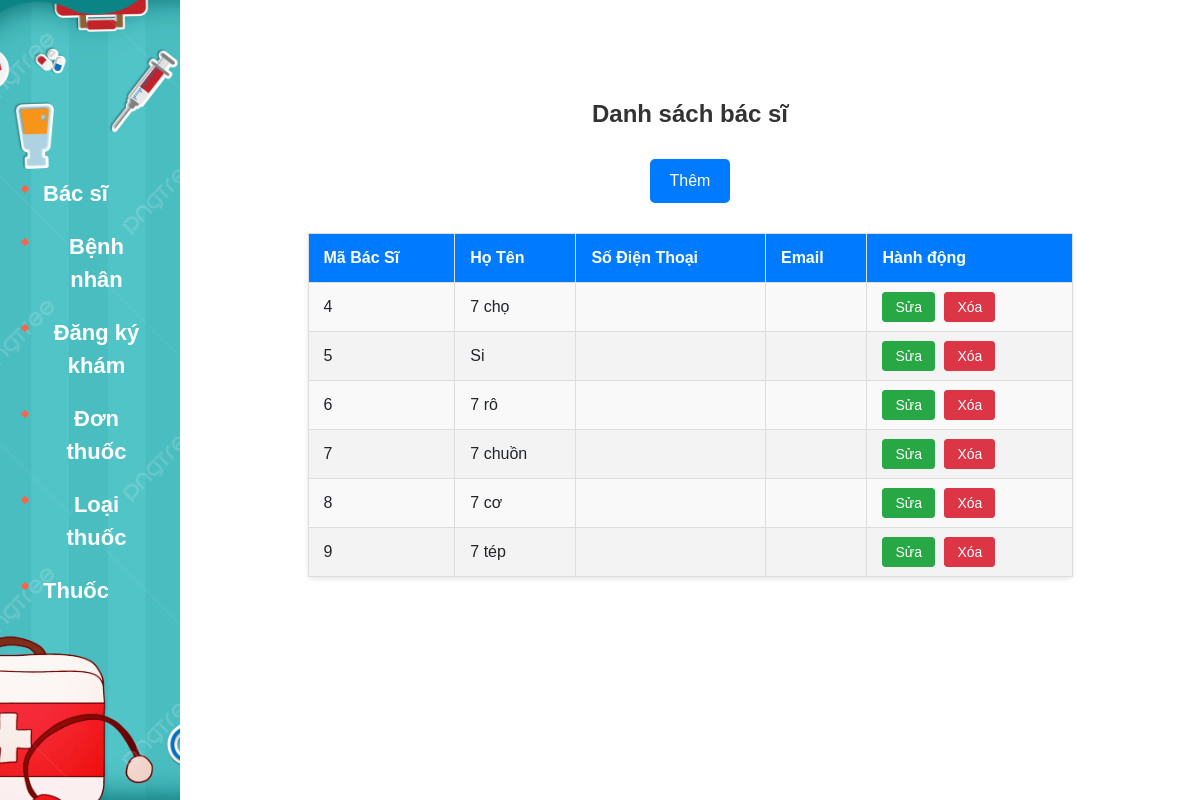
Page /index.php?act=all_bacSi on the committed database.
### tables this page shows
CREATE TABLE `bacsi` (
  `MaBacSi` int(11) NOT NULL,
  `HoTen` varchar(100) NOT NULL,
  `SoDienThoai` varchar(15) DEFAULT NULL,
  `Email` varchar(100) DEFAULT NULL
);

### pdo.php (called while the page is built, shortened)
<?php
function pdo_get_connection()
{
    $dburl = "mysql:host=localhost;dbname=donthuoc;charset=utf8";
    $username = 'root';
    $password = '';
    $conn = new PDO($dburl, $username, $password);
    $conn->setAttribute(PDO::ATTR_ERRMODE, PDO::ERRMODE_EXCEPTION);
    return $conn;
}
function pdo_query($sql)
{
    $sql_args = array_slice(func_get_args(), 1);
    try {
        $conn = pdo_get_connection();
        $stmt = $conn->prepare($sql);
        $stmt->execute($sql_args);
        $rows = $stmt->fetchAll();
        return $rows;
    } catch (PDOException $e) {
        throw $e;
    } finally {
        unset($conn);
    }
}

### model/bacsi.php (called while the page is built, shortened)
<?php
function get_all_bacsi()
{
          $sql = "SELECT * FROM bacsi";
          return pdo_query($sql);
}

### view/BacSi/all_bacSi.php (the view)
<div class="row__content">
          <h1 class="title">Danh sách bác sĩ</h1>
          <a class="add" href="index.php?act=add_bacSi">Thêm</a>
          <table>
                    <thead>
                              <tr>
                                        <th>Mã Bác Sĩ</th>
                                        <th>Họ Tên</th>
                                        <th>Số Điện Thoại</th>
                                        <th>Email</th>
                                        <th>Hành động</th>
                              </tr>
                    </thead>
                    <tbody>
                              <?php foreach ($data as $bacSi): ?>
                                        <tr>
                                                  <td><?= $bacSi['MaBacSi']; ?></td>
                                                  <td><?= $bacSi['HoTen']; ?></td>
                                                  <td><?= $bacSi['SoDienThoai']; ?></td>
                                                  <td><?= $bacSi['Email']; ?></td>
                                                  <td>
                                                            <a class="edit"
                                                                      href="index.php?act=edit_bacSi&MaBacSi=<?= $bacSi['MaBacSi']; ?>">Sửa</a>
                                                            <a class="delete"
                                                                      href="index.php?act=delete_bacSi&MaBacSi=<?= $bacSi['MaBacSi']; ?>">Xóa</a>
                                                  </td>
                                        </tr>
                              <?php endforeach; ?>
                    </tbody>
          </table>
</div>

### view/layout/header.php (shortened to what this page needs)
<!DOCTYPE html>
<html lang="en">
<head>
    <link href="https://cdn.jsdelivr.net/npm/bootstrap@5.3.3/dist/css/bootstrap.min.css" rel="stylesheet" />
    <link rel="stylesheet" href="https://cdnjs.cloudflare.com/ajax/libs/font-awesome/4.7.0/css/font-awesome.min.css" />
    <link rel="stylesheet" href="https://use.fontawesome.com/releases/v5.7.0/css/all.css" />
    <link rel="stylesheet" href="../../asset/css/header.css" />
    <link rel="stylesheet" href="../../asset/css/content.css" />
</head>
<body>
    <div class="row__header">
        <div class="row__menu">
            <ul class="ul">
                <li class="li">
                    <button class="button">
                        <a class="p" href="index.php?act=all_bacSi">Bác sĩ</a>
                    </button>
                </li>
                <li class="li">
                    <button class="button">
                        <a class="p" href="index.php?act=all_benhNhan">Bệnh nhân</a>
                    </button>
                </li>
                <li class="li">
                    <button class="button">
                        <a class="p" href="index.php?act=all_dangKyKham">Đăng ký khám</a>
                    </button>
                </li>
                <li class="li">
                    <button class="button">
                        <a class="p" href="index.php?act=all_donThuoc">Đơn thuốc</a>
                    </button>
                </li>
                <li class="li">
                    <button class="button">
                        <a class="p" href="index.php?act=all_loaiThuoc">Loại thuốc</a>
                    </button>
                </li>
                <li class="li">
                    <button class="button">
                        <a class="p" href="index.php?act=all_thuoc">Thuốc</a>
                    </button>
                </li>
            </ul>
        </div>
    </div>

### index.php (shortened to what this page needs)
<?php
include_once "pdo.php";
include_once "model/bacsi.php";
include_once "view/layout/header.php";
$act = isset($_GET['act']) ? $_GET['act'] : '';
switch ($act) {
    case 'all_bacSi':
        $data = get_all_bacsi();
        include "view/BacSi/all_bacSi.php";
        break;
}

### asset/css/header.css (style rules this page uses)
* { margin: 0; padding: 0; box-sizing: border-box; font-family: Arial, sans-serif; position: relative; }
.row__header { float: left; width: 15%; height: 100vh; position: fixed; left: 0; background: url(../img/background__header.jpg) no-repeat; background-size: cover; background-position: center; display: flex; flex-direction: column; justify-content: center; align-items: center; }
.ul { width: fit-content; height: fit-content; background-color: transparent; list-style: none; }
.li { margin-bottom: 0px; }
.button { background-color: transparent; font-family: sans-serif; border: none; font-size: 22px; font-weight: 700; padding: 10px 30px; cursor: pointer; position: relative; padding-left: 11px; text-align: center; transition: 0.1s; z-index: 1; }
.p { z-index: 2; text-decoration: none; color: rgb(255, 255, 255); }
.button::before { content: ""; border-radius: 1px; position: absolute; width: 6px; height: 6px; background-color: tomato; left: -10px; top: 19px; cursor: pointer; transform: rotate(225deg); transition: 0.3s; z-index: -1; }

### asset/css/content.css (style rules this page uses)
.row__content { float: right; width: 85%; display: flex; flex-direction: column; justify-content: center; align-items: center; }
.add { background-color: #007bff; color: #fff; border: none; padding: 10px 20px; border-radius: 5px; cursor: pointer; transition: all 0.2s ease; font-size: 16px; text-align: center; margin: 10px 0; text-decoration: none; }
table { width: 75%; border-collapse: collapse; margin: 20px 0; font-size: 16px; text-align: left; background-color: #f9f9f9; border: 1px solid #ddd; }
thead tr { background-color: #007bff; color: #ffffff; text-align: left; font-weight: bold; }
thead th { padding: 12px 15px; }
tbody tr { border-bottom: 1px solid #dddddd; }
tbody tr:nth-of-type(even) { background-color: #f3f3f3; }
tbody td { padding: 12px 15px; vertical-align: middle; }
table th, table td { border: 1px solid #ddd; }
table { box-shadow: 0 2px 5px rgba(0, 0, 0, 0.1); border-radius: 5px; }
tbody td a { text-decoration: none; padding: 6px 12px; margin-right: 5px; border-radius: 4px; font-size: 14px; color: #fff; transition: all 0.3s ease; }
tbody td .edit { background-color: #28a745; border: 1px solid #28a745; }
tbody td .delete { background-color: #dc3545; border: 1px solid #dc3545; }
.title { font-size: 24px; font-weight: bold; margin-bottom: 20px; color: #333; margin-top: 100px; }

### rows in the picture
bacsi: MaBacSi "4", HoTen "7 chọ"
bacsi: MaBacSi "5", HoTen "Si"
bacsi: MaBacSi "6", HoTen "7 rô"
bacsi: MaBacSi "7", HoTen "7 chuồn"
bacsi: MaBacSi "8", HoTen "7 cơ"
bacsi: MaBacSi "9", HoTen "7 tép"
